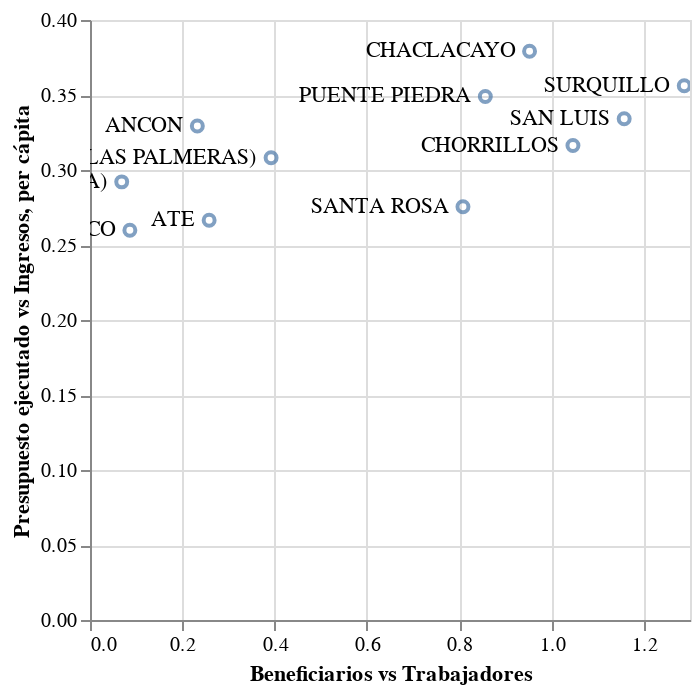

The notebook cell this image was saved under:
### Code cell
import altair as alt

points = alt.Chart(df).mark_point().encode(
    x=alt.X('rate1:Q', title='Beneficiarios vs Trabajadores'),  # Cambia el título de este eje
    y=alt.Y('rate2:Q', title='Presupuesto ejecutado vs Ingresos, per cápita')   # Cambia el título de este eje
)

text = points.mark_text(
    align='right',
    baseline='middle',
    dx=-7
).encode(
    text='muni'
).interactive()

points + text

### Figure 1 — Vega-Lite specification as saved in the notebook (floating-point values rounded to 4 significant figures)
{"config": {"view": {"continuousWidth": 300, "continuousHeight": 300}}, "layer": [{"mark": {"type": "point"}, "encoding": {"x": {"field": "rate1", "title": "Beneficiarios vs Trabajadores", "type": "quantitative"}, "y": {"field": "rate2", "title": "Presupuesto ejecutado vs Ingresos, per cápita", "type": "quantitative"}}}, {"mark": {"type": "text", "align": "right", "baseline": "middle", "dx": -7}, "encoding": {"text": {"field": "muni", "type": "nominal"}, "x": {"field": "rate1", "title": "Beneficiarios vs Trabajadores", "type": "quantitative"}, "y": {"field": "rate2", "title": "Presupuesto ejecutado vs Ingresos, per cápita", "type": "quantitative"}}, "name": "view_1"}], "data": {"name": "data-77a0d4a246c1b066f33cc48d87ea379c"}, "params": [{"name": "param_1", "select": {"type": "interval", "encodings": ["x", "y"]}, "bind": "scales", "views": ["view_1"]}], "$schema": "https://vega.github.io/schema/vega-lite/v5.20.1.json", "datasets": {"data-77a0d4a246c1b066f33cc48d87ea379c": [{"muni": "ANCON", "Ingreso per capita": 207.9, "% Presupuesto ejecutado": 68.46, "trabajadores": 215, "n° beneficiarios": 50, "beneficiarios%": 0.0304, "centros": 1, "años implementación": 10, "rate1": 0.2326, "rate2": 0.3294}, {"muni": "ATE", "Ingreso per capita": 289.3, "% Presupuesto ejecutado": 77.1, "trabajadores": 1627, "n° beneficiarios": 420, "beneficiarios%": 0.02151, "centros": 12, "años implementación": 5, "rate1": 0.2581, "rate2": 0.2665}, {"muni": "BARRANCO", "Ingreso per capita": 292.2, "% Presupuesto ejecutado": 75.9, "trabajadores": 521, "n° beneficiarios": 45, "beneficiarios%": 0.007888, "centros": 1, "años implementación": 0, "rate1": 0.08637, "rate2": 0.2598}, {"muni": "CHACLACAYO", "Ingreso per capita": 213.4, "% Presupuesto ejecutado": 80.92, "trabajadores": 189, "n° beneficiarios": 180, "beneficiarios%": 0.05299, "centros": 4, "años implementación": 11, "rate1": 0.9524, "rate2": 0.3791}, {"muni": "CHORRILLOS", "Ingreso per capita": 265.0, "% Presupuesto ejecutado": 83.82, "trabajadores": 345, "n° beneficiarios": 361, "beneficiarios%": 0.02119, "centros": 3, "años implementación": 13, "rate1": 1.046, "rate2": 0.3163}, {"muni": "LOS OLIVOS (LAS PALMERAS)", "Ingreso per capita": 259.3, "% Presupuesto ejecutado": 79.9, "trabajadores": 1338, "n° beneficiarios": 525, "beneficiarios%": 0.03068, "centros": 21, "años implementación": 2, "rate1": 0.3924, "rate2": 0.3081}, {"muni": "LURIGANCHO (CHOSICA)", "Ingreso per capita": 253.3, "% Presupuesto ejecutado": 73.98, "trabajadores": 873, "n° beneficiarios": 60, "beneficiarios%": 0.007952, "centros": 2, "años implementación": 11, "rate1": 0.06873, "rate2": 0.2921}, {"muni": "PUENTE PIEDRA", "Ingreso per capita": 217.6, "% Presupuesto ejecutado": 75.96, "trabajadores": 467, "n° beneficiarios": 400, "beneficiarios%": 0.05482, "centros": 5, "años implementación": 5, "rate1": 0.8565, "rate2": 0.349}, {"muni": "SAN LUIS", "Ingreso per capita": 266.6, "% Presupuesto ejecutado": 89.08, "trabajadores": 432, "n° beneficiarios": 500, "beneficiarios%": 0.09107, "centros": 3, "años implementación": 10, "rate1": 1.157, "rate2": 0.3341}, {"muni": "SANTA ROSA", "Ingreso per capita": 245.2, "% Presupuesto ejecutado": 67.56, "trabajadores": 99, "n° beneficiarios": 80, "beneficiarios%": 0.203, "centros": 1, "años implementación": 2, "rate1": 0.8081, "rate2": 0.2755}, {"muni": "SURQUILLO", "Ingreso per capita": 256.2, "% Presupuesto ejecutado": 91.24, "trabajadores": 699, "n° beneficiarios": 900, "beneficiarios%": 0.08229, "centros": 11, "años implementación": 1, "rate1": 1.288, "rate2": 0.3561}]}}
